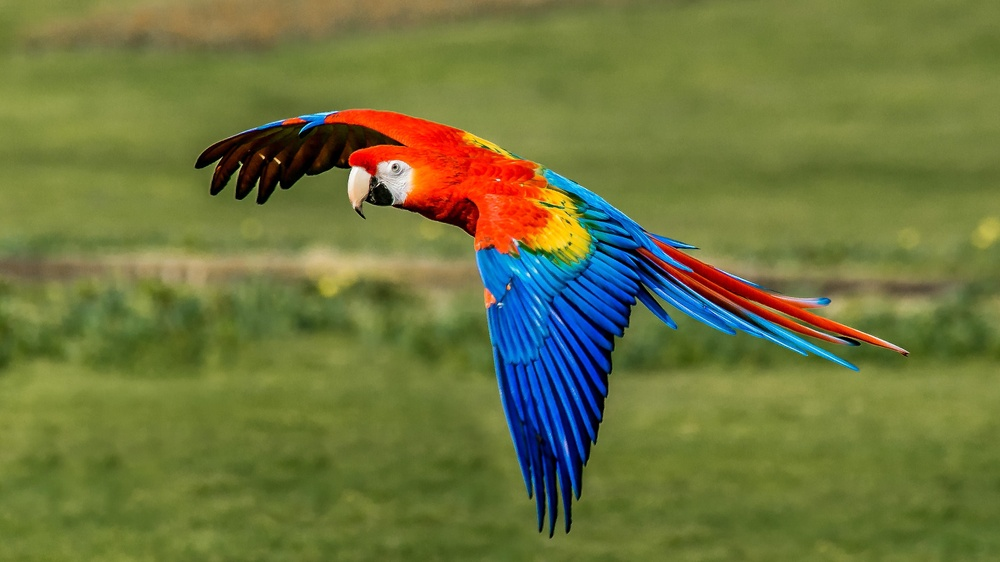
#> input picture bird.jpg, 1000 x 562 px, shrunk from 4724 x 2657 before the run
$ jupyter execute Canny_Edge.ipynb
#> lines starting #> are read from the running program, lines starting #| are printed output that depends on the picture
Name : Rajwardhan Sujit Dhumal <br>Class : TY-IT CORE<br>Batch : CORE 2<br>Enrollment No. MITU22BTIT0063

[cell 1]
import numpy as np
import pandas as pd
import matplotlib.pyplot as plt
import cv2

[cell 2]
img=cv2.imread("bird.jpg",cv2.IMREAD_GRAYSCALE)
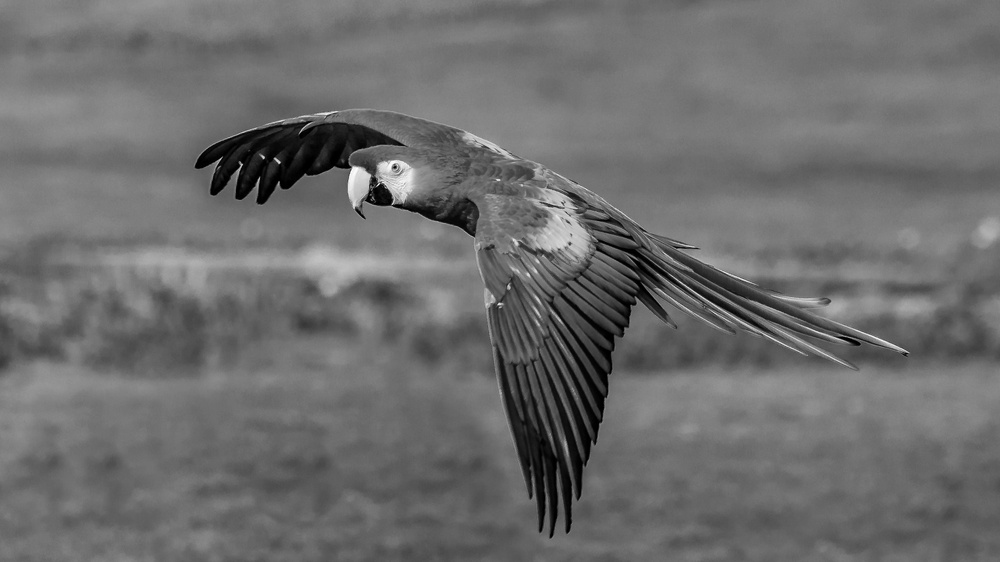
#> img: shape (562, 1000); min 0, max 255, mean 109
plt.imshow(img, cmap='gray')
plt.show()

[cell 3]
def rajwardhan_GF(s,sigma):
#> called with s = 11, sigma = 1.67
    maxX = s//2
    minX = -maxX
    minY = minX
    maxY = maxX
    G = np.zeros((s,s))
    for x in range(minX,maxX+1):
        for y in range(minY,maxY+1):
            v = (1/(2*np.pi*(sigma**2)))*np.exp(-(x**2 + y**2)/(2*(sigma**2)))
            G[x-minX,y-minY] = v
    return G

[cell 4]
GF = rajwardhan_GF(11,5/3)

[cell 5]
np.sum(GF)

[cell 6]
plt.imshow(GF*255,cmap="gray")
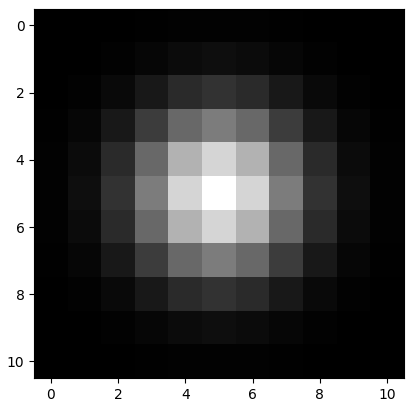
#> figure drawn by matplotlib, 1 panel

## Gaussian Filter

[cell 7]
from scipy import signal

[cell 8]
imBlurred = signal.convolve2d(img,GF, boundary = 'symm',mode = 'same')

[cell 9]
plt.imshow(imBlurred,cmap="gray")

[cell 10]
plt.subplot(121)
plt.imshow(img,cmap='gray')
plt.axis('off')
plt.subplot(122)
plt.imshow(imBlurred,cmap='gray')
plt.axis('off')
plt.show()
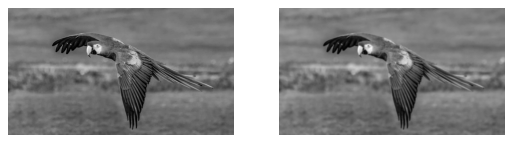
#> figure drawn by matplotlib, 2 panels

### Gradient at x

[cell 11]
x=np.zeros((2,1))
x[0]=-1
x[1]=1
x

### Gradient at y

[cell 12]
y=np.zeros((1,2))
y[0][0]=-1
y[0][1]=1
y

[cell 13]
Ix=signal.convolve2d(imBlurred,x, boundary = 'symm',mode = 'same')
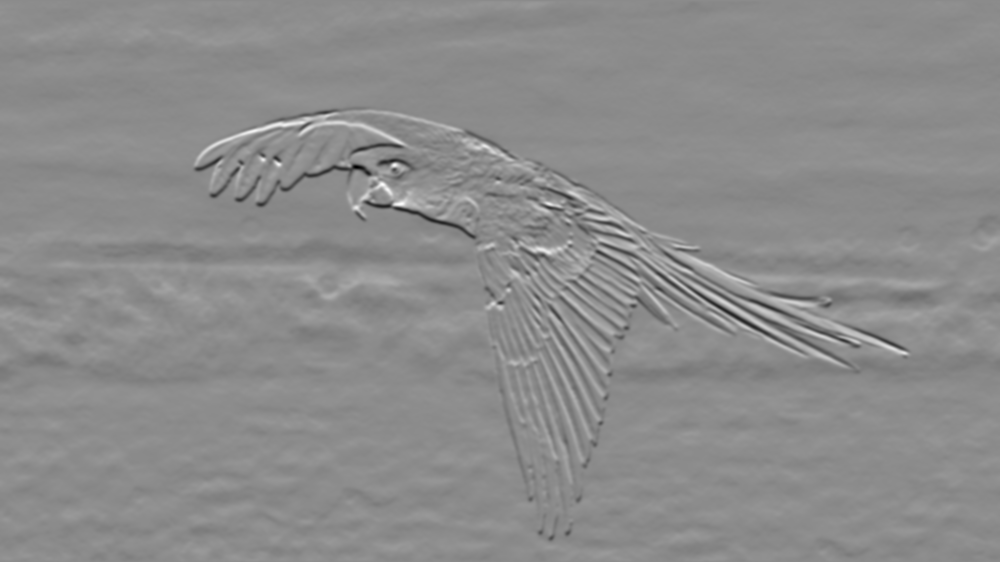
#> Ix: shape (562, 1000) float64; min -36.47, max 29.98, mean 0; drawn with min black and max white
Iy=signal.convolve2d(imBlurred,y, boundary = 'symm',mode = 'same')
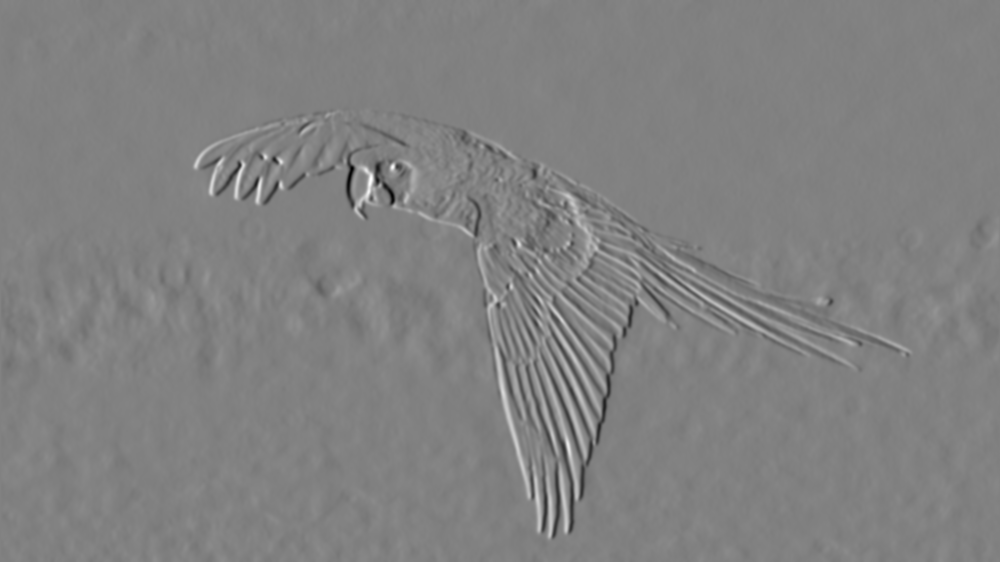
#> Iy: shape (562, 1000) float64; min -35.22, max 34.22, mean 0; drawn with min black and max white

[cell 14]
plt.subplot(121)
plt.imshow(Ix,cmap='gray')
plt.axis('off')
plt.subplot(122)
plt.imshow(Iy,cmap='gray')
plt.axis('off')
plt.show()

## Intensity gradient and Edge Detection

[cell 15]
IG = (Ix**2 + Iy**2)**0.5
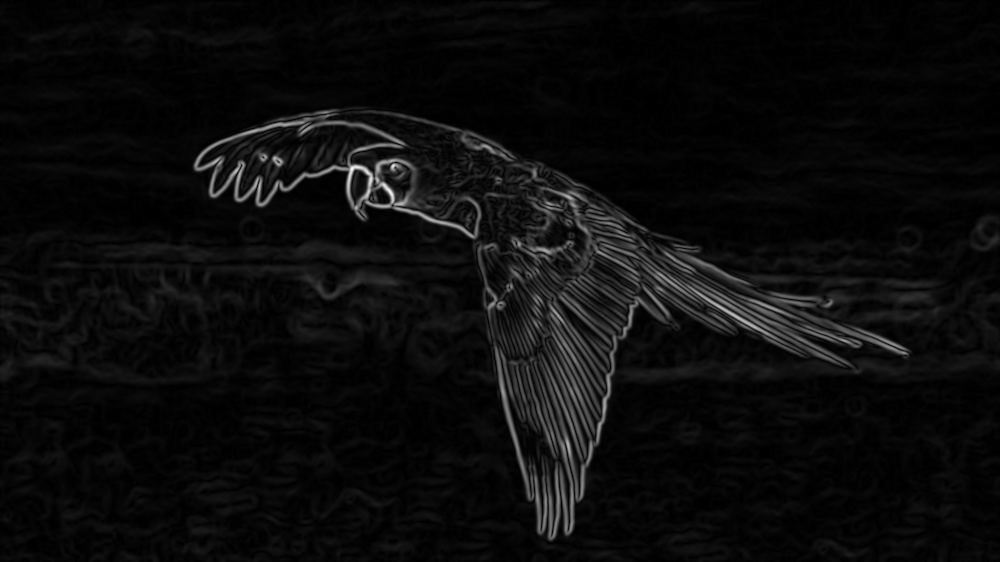
#> IG: shape (562, 1000) float64; min 0, max 40.76, mean 1.9; drawn with min black and max white
ED =np.rad2deg(np.arctan2(Iy,Ix))
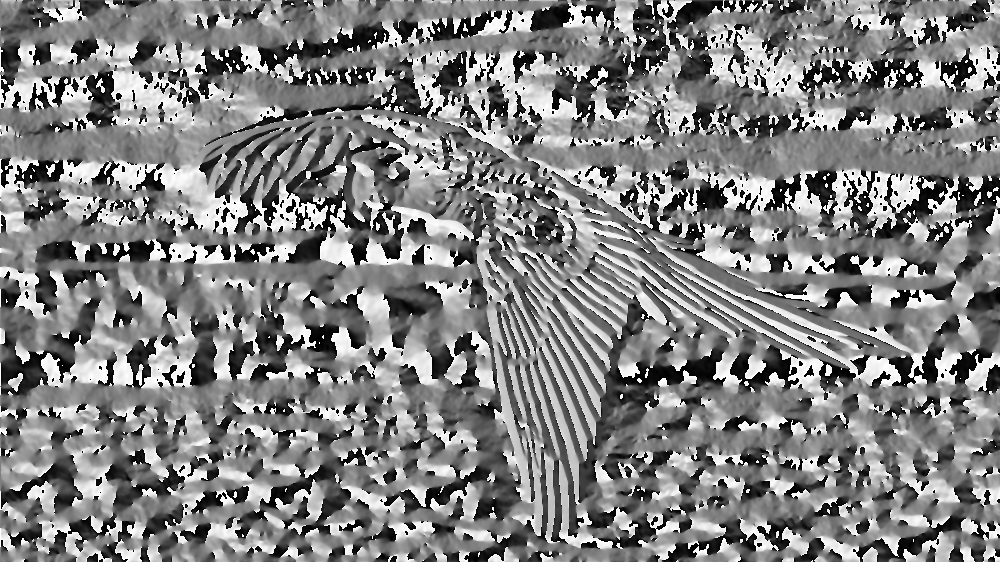
#> ED: shape (562, 1000) float64; min -180, max 180, mean 2.9; drawn with min black and max white

[cell 16]
plt.subplot(121)
plt.imshow(IG,cmap='gray')
plt.axis('off')
plt.subplot(122)
plt.imshow(ED,cmap='gray')
plt.axis('off')
plt.show()

[cell 17]
ED

## Non Maxima Suppression

[cell 18]
def rajwardhan_NMS(Gm,Gd):
    Gd_bin = 45*(np.round(Gd/45))
    Gm_NMS = np.zeros(Gm.shape)
    numRows,numCols = Gm.shape[0],Gm.shape[1]
#> numRows = 562; numCols = 1000
    a,b=0.,0.
    for r in range(1,numRows-1):
        for c in range(1,numCols-1):
            ang = Gd_bin[r,c]
            if ang == 180. or ang == -180. or ang == 0.0 or ang == -0.0:
                a,b = Gm[r-1,c], Gm[r+1,c]
            elif ang == 45. or ang == -135.:
                a,b = Gm[r+1,c+1],Gm[r-1,c-1]
            elif ang == 90. or ang == -90.:
                a,b = Gm[r,c-1],Gm[r,c+1]
            elif ang == 135. or ang == -45.:
                a,b = Gm[r-1,c+1],Gm[r+1,c-1]
            else:
                print('Error')
                return
            if Gm[r,c] >= a and Gm[r,c] >= b:
                Gm_NMS[r,c] = Gm[r,c]
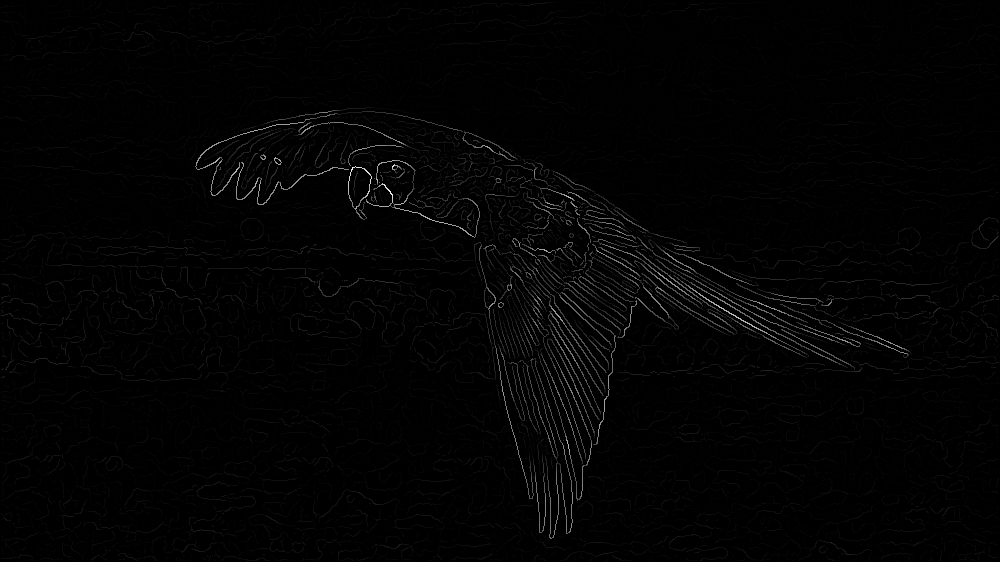
#> Gm_NMS: shape (562, 1000) float64; min 0, max 40.76, mean 0.5; drawn with min black and max white
    return Gm_NMS

[cell 19]
imgNMS = rajwardhan_NMS(IG,ED)

[cell 20]
plt.imshow(imgNMS>5,cmap='gray')
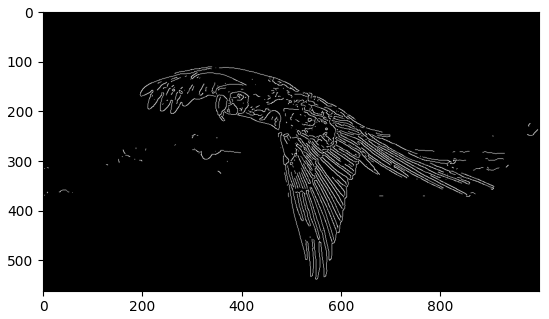
#> figure drawn by matplotlib, 1 panel

## Hesterysis Thresholding

[cell 21]
from skimage import filters

[cell 22]
L = imgNMS.mean()
#> L = 0.485
H = L + imgNMS.std()
#> H = 2.71
E = filters.apply_hysteresis_threshold(imgNMS,L,H)
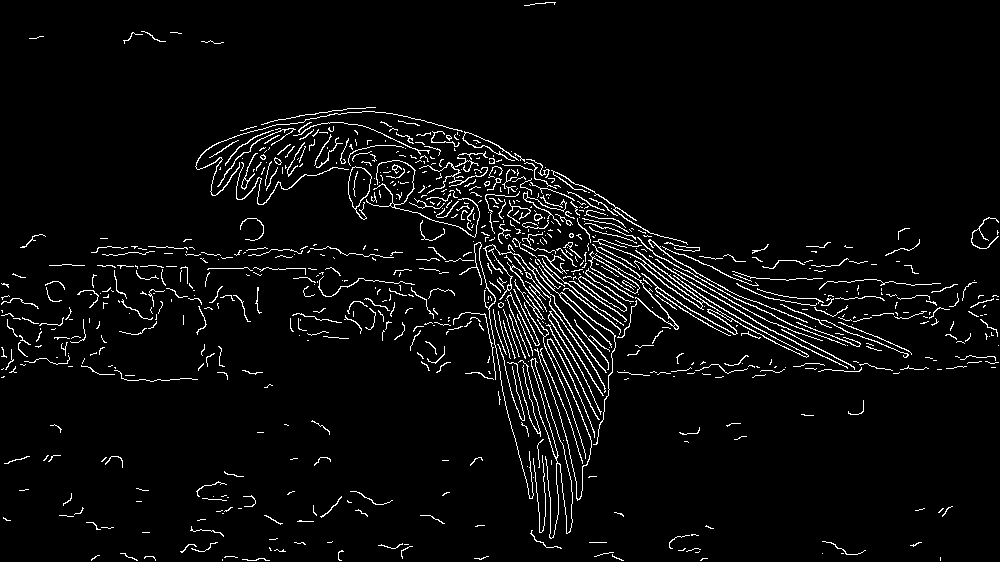
#> E: shape (562, 1000) bool; 4.2% white in thin lines or dots

[cell 23]
plt.subplot(121)
plt.imshow(imgNMS,cmap='gray')
plt.axis('off')
plt.subplot(122)
plt.imshow(E,cmap='gray')
plt.axis('off')
plt.show()

[cell 24]
imgNMS

[cell 25]
plt.subplot(121)
plt.imshow(img)
plt.axis('off')
plt.subplot(122)
plt.imshow(E,cmap='gray')
plt.axis('off')
plt.show()
